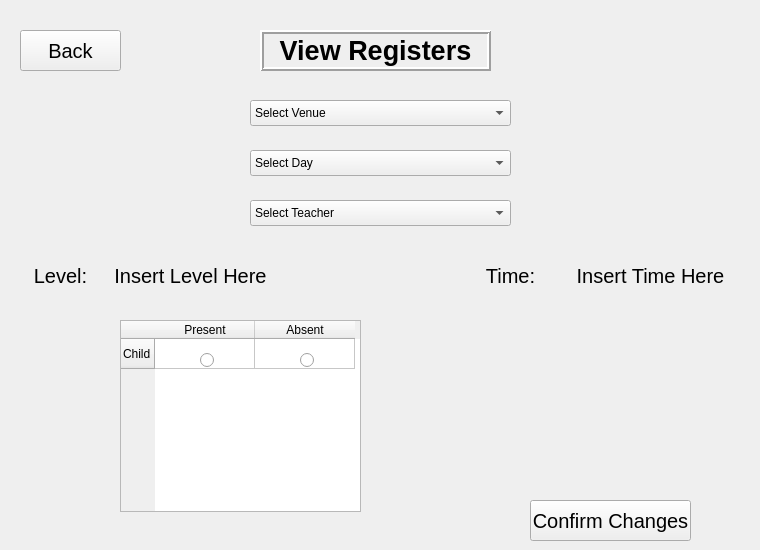
    <widget class="QWidget" name="ViewRegisters">
     <widget class="QComboBox" name="cmbVieRegDay">
      <property name="geometry">
       <rect>
        <x>250</x>
        <y>150</y>
        <width>261</width>
        <height>26</height>
       </rect>
      </property>
      <item>
       <property name="text">
        <string>Select Day</string>
       </property>
      </item>
     </widget>
     <widget class="QPushButton" name="btnVieRegBack">
      <property name="geometry">
       <rect>
        <x>20</x>
        <y>30</y>
        <width>101</width>
        <height>41</height>
       </rect>
      </property>
      <property name="font">
       <font>
        <pointsize>15</pointsize>
       </font>
      </property>
      <property name="text">
       <string>Back</string>
      </property>
     </widget>
     <widget class="QTableWidget" name="tblVieRegRegister">
      <property name="geometry">
       <rect>
        <x>120</x>
        <y>320</y>
        <width>241</width>
        <height>192</height>
       </rect>
      </property>
      <row>
       <property name="text">
        <string>Child</string>
       </property>
      </row>
      <column>
       <property name="text">
        <string>Present</string>
       </property>
      </column>
      <column>
       <property name="text">
        <string>Absent</string>
       </property>
      </column>
     </widget>
     <widget class="QLabel" name="lblVieRegTitle">
      <property name="geometry">
       <rect>
        <x>260</x>
        <y>30</y>
        <width>231</width>
        <height>41</height>
       </rect>
      </property>
      <property name="font">
       <font>
        <pointsize>20</pointsize>
        <weight>75</weight>
        <bold>true</bold>
       </font>
      </property>
      <property name="frameShape">
       <enum>QFrame::Box</enum>
      </property>
      <property name="frameShadow">
       <enum>QFrame::Raised</enum>
      </property>
      <property name="lineWidth">
       <number>2</number>
      </property>
      <property name="midLineWidth">
       <number>0</number>
      </property>
      <property name="text">
       <string>View Registers</string>
      </property>
      <property name="alignment">
       <set>Qt::AlignCenter</set>
      </property>
     </widget>
     <widget class="QLabel" name="lblVieRegLevExp">
      <property name="geometry">
       <rect>
        <x>20</x>
        <y>260</y>
        <width>81</width>
        <height>31</height>
       </rect>
      </property>
      <property name="font">
       <font>
        <pointsize>15</pointsize>
       </font>
      </property>
      <property name="text">
       <string>Level:</string>
      </property>
      <property name="alignment">
       <set>Qt::AlignCenter</set>
      </property>
     </widget>
     <widget class="QLabel" name="lblVieRegTime">
      <property name="geometry">
       <rect>
        <x>550</x>
        <y>260</y>
        <width>201</width>
        <height>31</height>
       </rect>
      </property>
      <property name="font">
       <font>
        <pointsize>15</pointsize>
       </font>
      </property>
      <property name="text">
       <string>Insert Time Here</string>
      </property>
      <property name="alignment">
       <set>Qt::AlignCenter</set>
      </property>
     </widget>
     <widget class="QRadioButton" name="rdoVieRegAbsent">
      <property name="geometry">
       <rect>
        <x>300</x>
        <y>350</y>
        <width>21</width>
        <height>20</height>
       </rect>
      </property>
      <property name="text">
       <string/>
      </property>
     </widget>
     <widget class="QLabel" name="lblVieRegTimExp">
      <property name="geometry">
       <rect>
        <x>470</x>
        <y>260</y>
        <width>81</width>
        <height>31</height>
       </rect>
      </property>
      <property name="font">
       <font>
        <pointsize>15</pointsize>
       </font>
      </property>
      <property name="text">
       <string>Time:</string>
      </property>
      <property name="alignment">
       <set>Qt::AlignCenter</set>
      </property>
     </widget>
     <widget class="QComboBox" name="cmbVieRegTeacher">
      <property name="geometry">
       <rect>
        <x>250</x>
        <y>200</y>
        <width>261</width>
        <height>26</height>
       </rect>
      </property>
      <item>
       <property name="text">
        <string>Select Teacher</string>
       </property>
      </item>
     </widget>
     <widget class="QLabel" name="lblVieRegLevel">
      <property name="geometry">
       <rect>
        <x>100</x>
        <y>260</y>
        <width>181</width>
        <height>31</height>
       </rect>
      </property>
      <property name="font">
       <font>
        <pointsize>15</pointsize>
       </font>
      </property>
      <property name="text">
       <string>Insert Level Here</string>
      </property>
      <property name="alignment">
       <set>Qt::AlignCenter</set>
      </property>
     </widget>
     <widget class="QRadioButton" name="rdoVieRegPresent">
      <property name="geometry">
       <rect>
        <x>200</x>
        <y>350</y>
        <width>21</width>
        <height>20</height>
       </rect>
      </property>
      <property name="text">
       <string/>
      </property>
     </widget>
     <widget class="QPushButton" name="btnVieRegConfirm">
      <property name="geometry">
       <rect>
        <x>530</x>
        <y>500</y>
        <width>161</width>
        <height>41</height>
       </rect>
      </property>
      <property name="font">
       <font>
        <pointsize>15</pointsize>
       </font>
      </property>
      <property name="text">
       <string>Confirm Changes</string>
      </property>
     </widget>
     <widget class="QComboBox" name="cmbVieRegVenue">
      <property name="geometry">
       <rect>
        <x>250</x>
        <y>100</y>
        <width>261</width>
        <height>26</height>
       </rect>
      </property>
      <item>
       <property name="text">
        <string>Select Venue</string>
       </property>
      </item>
     </widget>
    </widget>
